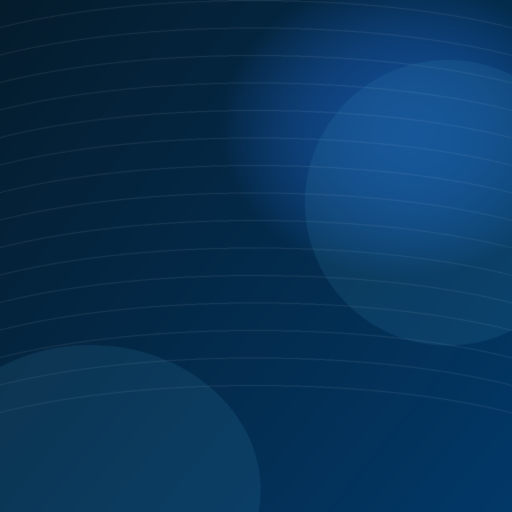
#> input picture reports/2026-05-06-中国液流钒电池-特别是大力储能-全球的领先地位/assets/image-1.png, 1024 x 1024 px (shown at 1/2 size)
$ python -i image_generator.py   (imports and definitions only)
#> lines starting #> are read from the running program, lines starting #| are printed output that depends on the picture
### gen_rpt/theme.py
from __future__ import annotations

import json
from copy import deepcopy
from pathlib import Path
from typing import Any, Dict


DEFAULT_THEME: Dict[str, Any] = {
    "brand_name": "GateX",
    "report_label": "Executive Intelligence Report",
    "palette": {
        "accent": "#176DDC",
        "accent_dark": "#061B46",
        "ink": "#17233A",
        "subtle": "#5C6F88",
        "grid": "#D7E2EF",
        "paper": "#FFFFFF",
        "panel": "#F3F7FC",
        "line": "#CBD8E8",
    },
    "series_colors": ["#176DDC", "#061B46", "#7893AF", "#D7E2EF"],
}


# [8 lines left out: function _deep_merge, not called in this run]


def load_theme() -> Dict[str, Any]:
    repo_root = Path(__file__).resolve().parents[1]
    candidates = [
        repo_root / "branding" / "theme.json",
        repo_root / "theme.json",
    ]
    theme = deepcopy(DEFAULT_THEME)
    for path in candidates:
        if path.exists():
            try:
                user_theme = json.loads(path.read_text(encoding="utf-8"))
                if isinstance(user_theme, dict):
                    theme = _deep_merge(theme, user_theme)
                    break
            except Exception:
                continue
    return theme

### gen_rpt/image_generator.py
from __future__ import annotations

import json
import hashlib
import math
import os
import re
import subprocess
import time
from concurrent.futures import ThreadPoolExecutor
from datetime import datetime, timezone
from pathlib import Path
from typing import Any, Dict, List, Tuple
from urllib.parse import quote, urlencode, urljoin, urlparse
from urllib.robotparser import RobotFileParser

import requests
from bs4 import BeautifulSoup
from PIL import Image, ImageDraw, ImageFilter, ImageOps, ImageStat

from .deepseek_client import DeepSeekClient
from .theme import load_theme
from .stock_photo_assets import prepare_stock_photo, select_stock_photo, TOPICS, normalized, matches

THEME = load_theme()
PALETTE = THEME.get("palette", {})
DEFAULT_MAX_SECTION_IMAGES = 10
DEFAULT_IMAGE_TIMEOUT = 45
DEFAULT_IMAGE_RETRIES = 3
FUSION_IMAGE_TOKENS = [
    "fusion",
    "tokamak",
    "plasma",
    "tritium",
    "reactor",
    "national ignition facility",
    "llnl",
    "target chamber",
    "laser bay",
]


# [173 lines left out: function generate_ai_image_assets, not called in this run]


def _log(message: str) -> None:
    print(f"[gen_rpt.images] {time.strftime('%Y-%m-%dT%H:%M:%SZ', time.gmtime())} {message}", flush=True)


# [219 lines left out: functions _polish_prompt, _source_photo_matches_primary, _commercial_source_license, _source_first_image, _discover_source_image_candidates, _images_from_source_page and 2 more, not called in this run]


def _meta_content(soup: BeautifulSoup, attr: str, value: str) -> str:
    node = soup.find("meta", attrs={attr: value})
    return str(node.get("content") or "").strip() if node else ""


# [7 lines left out: function _candidate_score, not called in this run]


def _meaningful_tokens(value: Any) -> set[str]:
    stop = {"about", "after", "before", "business", "clean", "executive", "image", "market", "premium", "report", "section", "show", "technology", "visual", "with"}
    return {token for token in re.findall(r"[a-z0-9]{4,}", str(value or "").lower()) if token not in stop}


def _bad_image_text(value: str) -> bool:
    lower = str(value or "").lower()
    return any(token in lower for token in ("logo", "seal", "icon", "avatar", "banner", "advert", "tracking", "pixel", "sprite", "favicon", "profile", "getty", "shutterstock", "reuters", "associated press"))


# [80 lines left out: functions _download_source_candidate, _image_source_record, _download_or_fallback, not called in this run]


def _editorial_image_quality_issues(path: Path) -> List[str]:
    try:
        with Image.open(path) as image:
#> image is the input picture: PIL image 1024x1024 RGB; mean R, G, B 8.4, 51.6, 88.5
            image.load()
            sample = image.convert("RGB")
    except Exception as exc:
        return [f"image cannot be decoded ({exc})"]
    sample.thumbnail((320, 240), Image.Resampling.LANCZOS)
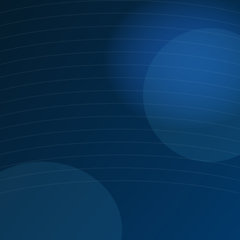
#> sample: PIL image 240x240 RGB; mean R, G, B 8.4, 51.6, 88.6
    grayscale = sample.convert("L")
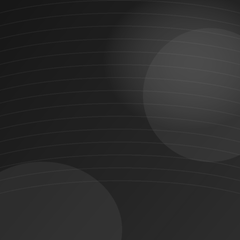
#> grayscale: PIL image 240x240 L; min 22, max 81, mean 42.9
    histogram = grayscale.histogram()
#> histogram = 256 values, max 2782 at index 29, min 0 at index 0, mean 225
    pixels = max(1, sample.width * sample.height)
#> pixels = 57600
    near_black = sum(histogram[:6]) / pixels
#> near_black = 0
    near_white = sum(histogram[250:]) / pixels
#> near_white = 0
    standard_deviation = float(ImageStat.Stat(grayscale).stddev[0])
#> standard_deviation = 13.2
    issues: List[str] = []
    if near_black > 0.58:
        issues.append(f"{near_black:.0%} of sampled pixels are near-black")
    if near_white > 0.88:
        issues.append(f"{near_white:.0%} of sampled pixels are near-white")
    if standard_deviation < 10 or grayscale.entropy() < 3.2:
        issues.append("image has insufficient tonal information")
    return issues


# [85 lines left out: functions _download_pollinations_or_fallback, _ensure_section_image_diversity, _replace_with_distinct_fallback, _image_hash, not called in this run]


def _hamming(left: str, right: str) -> int:
    return sum(a != b for a, b in zip(left, right)) + abs(len(left) - len(right))


# [14 lines left out: functions _url, _sanitize, not called in this run]


def _download_wikimedia_fallback(prompt: str, output_path: Path, *, timeout_seconds: int) -> Tuple[str, str]:
    status, reason, _source = _download_wikimedia_source(prompt, output_path, timeout_seconds=timeout_seconds)
    return status, reason


# [99 lines left out: function _download_wikimedia_source, not called in this run]


def _wiki_meta(metadata: Dict[str, Any], key: str) -> str:
    value = metadata.get(key) or {}
    return str(value.get("value") or "") if isinstance(value, dict) else str(value or "")


def _allowed_commons_license(value: str) -> bool:
    normalized = str(value or "").lower().replace("-", " ")
    return any(token in normalized for token in ("public domain", "cc0", "cc by", "creative commons"))


def _strip_html(value: str) -> str:
    return BeautifulSoup(str(value or ""), "html.parser").get_text(" ", strip=True)


# [118 lines left out: functions _bad_wikimedia_title, _wikimedia_title_score, _wikimedia_image_reject_reason, _curl_bytes, _wikimedia_query, not called in this run]


def _has_prompt_any(lower_prompt: str, tokens: List[str]) -> bool:
    return any(_has_prompt_token(lower_prompt, token) for token in tokens)


# [235 lines left out: functions _has_prompt_token, _cover_crop, _fallback_image, _prompt_type, _fallback_scene_type, _draw_section_backdrop and 2 more, not called in this run]


def _hex(value: str) -> tuple[int, int, int]:
    value = value.strip().lstrip("#")
    return int(value[0:2], 16), int(value[2:4], 16), int(value[4:6], 16)


# [5 lines left out: function _int_env, not called in this run]


def _shorten(value: Any, max_chars: int) -> str:
    text = " ".join(str(value or "").replace("\n", " ").split())
    return text if len(text) <= max_chars else text[: max_chars - 1].rstrip() + "."


# [11 lines left out: function _section_title_for_prompt, not called in this run]


def _is_generic_section_title(title: str) -> bool:
    return bool(__import__("re").match(r"^\s*(section|chapter)\s*\d+\s*$", str(title or ""), __import__("re").I))

>>> result = _editorial_image_quality_issues('../reports/2026-05-06-中国液流钒电池-特别是大力储能-全球的领先地位/assets/image-1.png')
